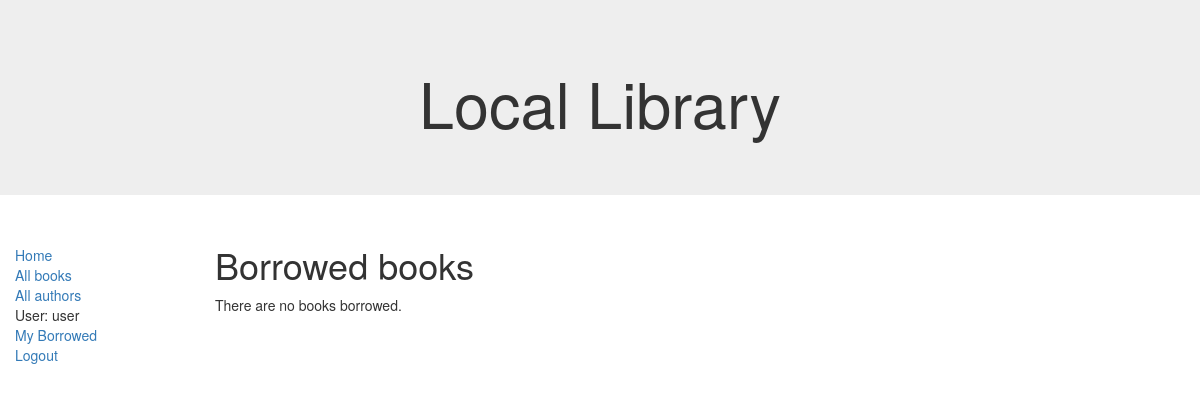
The page /catalog/mybooks/ (signed in) on the database as committed earlier.
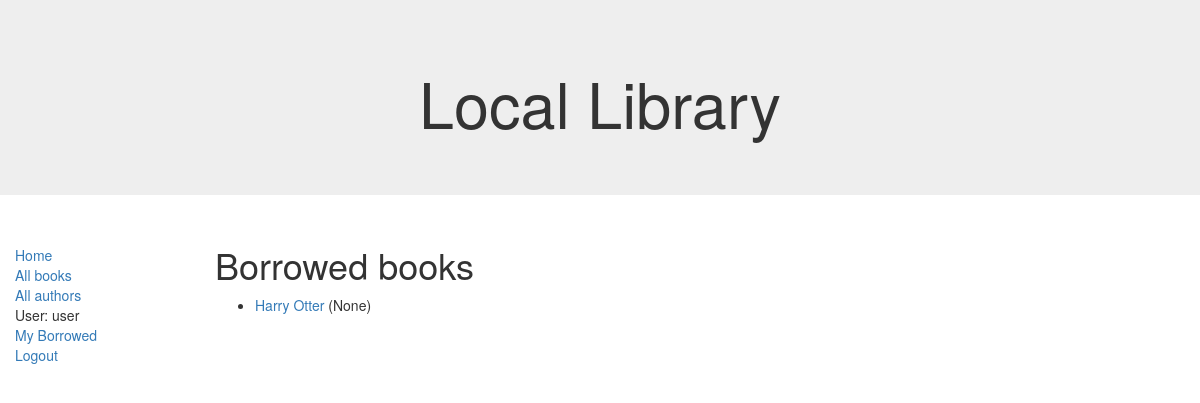
The same page on the database as committed later.
### catalog/models.py (models this page shows, shortened)
class BookInstance(models.Model):
    id = models.UUIDField(primary_key=True, default=uuid.uuid4,
                          help_text="Unique ID for this particular book across whole library")
    book = models.ForeignKey('Book', on_delete=models.SET_NULL, null=True)
    imprint = models.CharField(max_length=200)
    due_back = models.DateField(null=True, blank=True)
    borrower = models.ForeignKey(User, on_delete=models.SET_NULL, null=True, blank=True)
    LOAN_STATUS = (
        ('m', 'Maintenance'),
        ('o', 'On loan'),
        ('a', 'Available'),
        ('r', 'Reserved'),
    )
    status = models.CharField(max_length=1, choices=LOAN_STATUS, blank=True, default='m', help_text='Book availability')
    @property
    def is_overdue(self):
        if self.due_back and date.today() > self.due_back:
            return True
        return False
    class Meta:
        ordering = ["due_back"]
        permissions = (("can_mark_returned", "Set book as returned"),)

class Book(models.Model):
    title = models.CharField(max_length=200)
    author = models.ForeignKey('Author', on_delete=models.SET_NULL, null=True)
    summary = models.TextField(max_length=1000, help_text="Enter a brief description.")
    isbn = models.CharField('ISBN', max_length=13, help_text="13 Characters.")
    genre = models.ManyToManyField(Genre, help_text="Select a genre for the book.")
    def display_genre(self):
        """Creates a string for the genre."""
        return ', '.join([genre.name for genre in self.genre.all()[:3]])
    display_genre.short_description = 'Genre'

### catalog/views.py (the view)
class LoanedBooksByUserListView(LoginRequiredMixin, generic.ListView):
    model = BookInstance
    template_name = 'catalog/bookinstance_list_borrowed_user.html'
    paginate_by = 10
    def get_queryset(self):
        return BookInstance.objects.filter(borrower=self.request.user).filter(status__exact='o').order_by('due_back')

### catalog/templates/catalog/bookinstance_list_borrowed_user.html
{% extends "base_generic.html" %}
{% block content %}
    <h1>Borrowed books</h1>
    {% if bookinstance_list %}
    <ul>
      {% for bookinst in bookinstance_list %}
      <li class="{% if bookinst.is_overdue %}text-danger{% endif %}">
        <a href="{% url 'book-detail' bookinst.book.pk %}">{{bookinst.book.title}}</a> ({{ bookinst.due_back }})
      </li>
      {% endfor %}
    </ul>
    {% else %}
      <p>There are no books borrowed.</p>
    {% endif %}
{% endblock %}

Rows that differ between the two databases and show on the page:
now on this page (row edited): BookInstance: book "Harry Otter", due_back "None"
Other text that changed with them:
text no longer shown: "There are no books borrowed."
